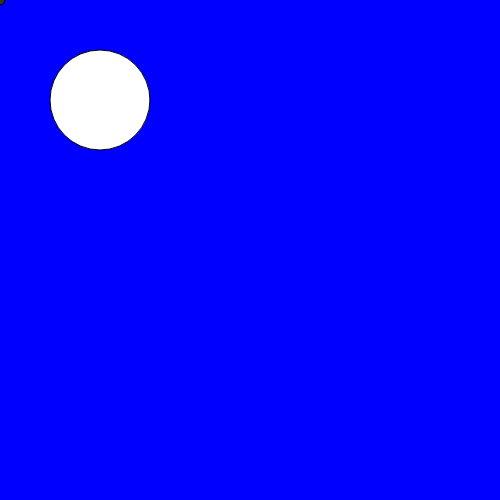
Frame 1 (no input)
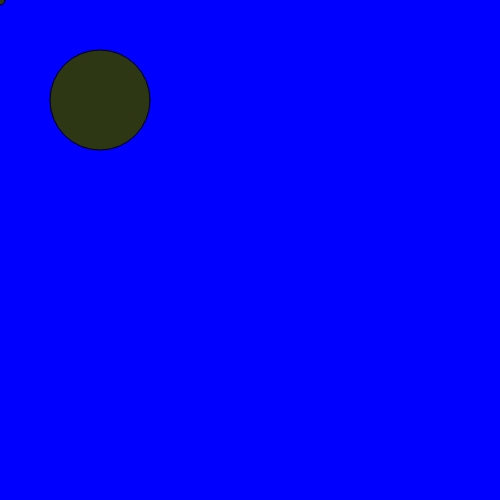
Frame 60 (no input)
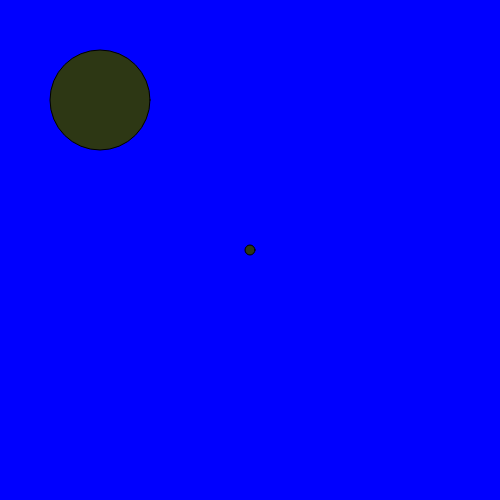
Frame 120 (the mouse pressed at the canvas centre since frame 60)

The p5.js sketch that drew these frames (run headless with seeded random() and noise() and a simulated clock; from frame 60 on, the mouse is pressed at the canvas centre):

// p5.js sketch
// ── sketch.js
function setup() {
  createCanvas(500, 500);
}

function draw() {
  background('blue')
  ellipse(100, 100, 100, 100);
  fill(45,55,20);
  ellipse(mouseX,mouseY,10,10);
}
